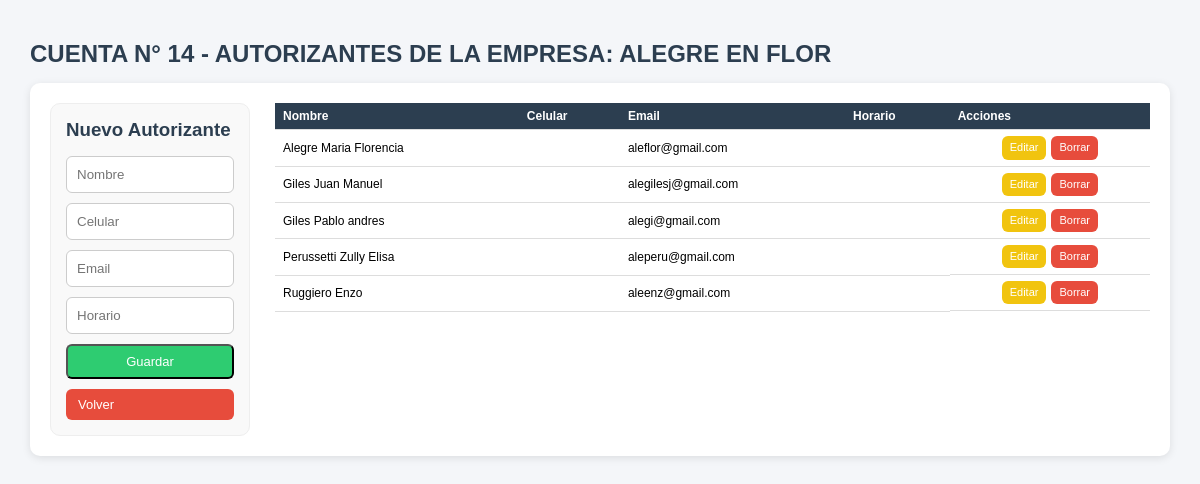
The page /php/00_administracion/cuentas_empresas/autorizantes_cc.php?id_empresa=3&id_cc=5 (signed in) on the database its author committed.
### tables this page shows
CREATE TABLE `cuenta_empresa` (
  `id` int(4) NOT NULL,
  `id_empresa` int(4) NOT NULL,
  `razon_social` varchar(50) NOT NULL,
  `dir` varchar(50) NOT NULL,
  `cuit` varchar(20) DEFAULT NULL,
  `inc_brutos` varchar(20) DEFAULT NULL,
  `contacto_1` varchar(50) DEFAULT NULL,
  `cel_1` int(10) DEFAULT NULL,
  `observaciones` int(4) NOT NULL
);

CREATE TABLE `autorizantes` (
  `id` int(11) NOT NULL,
  `id_empresa` int(11) NOT NULL,
  `id_centro_costo` int(11) NOT NULL,
  `nombre` varchar(100) NOT NULL,
  `celular` varchar(30) DEFAULT NULL,
  `email` varchar(50) NOT NULL,
  `horario` varchar(100) DEFAULT NULL,
  `estado` int(11) NOT NULL
);

### funciones/funciones.php (called while the page is built, shortened)
<?php
function conexion()
{
    $host = 'localhost';
    $db   = 'app_viajes';
    $user = 'root';
    $pass = 'belgrado';
    try {
        $dsn = "mysql:host=$host;dbname=$db;charset=utf8mb4";
        $conn = new PDO($dsn, $user, $pass, [
            PDO::ATTR_ERRMODE => PDO::ERRMODE_EXCEPTION,
            PDO::ATTR_DEFAULT_FETCH_MODE => PDO::FETCH_ASSOC,
            PDO::MYSQL_ATTR_INIT_COMMAND => "SET NAMES utf8mb4"
        ]);
        return $conn;
    } catch (PDOException $e) {
        echo "Error de conexión: " . $e->getMessage();
    }
}
?>
<?php
function obtenerEmpresaPorId($id)
{
    $pdo = conexion();
    $sql = "SELECT * FROM cuenta_empresa WHERE id = ?";
    $stmt = $pdo->prepare($sql);
    $stmt->execute([$id]);
    return $stmt->fetch(PDO::FETCH_ASSOC);
}
function obtenerAutorizantesPorCC($id_cc)
{
    $pdo = conexion();
    $sql = "SELECT * FROM autorizantes WHERE id_centro_costo=? ORDER BY nombre";
    $stmt = $pdo->prepare($sql);
    $stmt->execute([$id_cc]);
    return $stmt->fetchAll(PDO::FETCH_ASSOC);
}

### php/00_administracion/cuentas_empresas/autorizantes_cc.php (the view, shortened to what this page needs)
<?php
include_once "../../../funciones/funciones.php";
$id_empresa = (int)($_GET['id_empresa'] ?? 0);
$id_cc      = (int)($_GET['id_cc'] ?? 0);
$editar = null;
$empresa = obtenerEmpresaPorId($id_empresa);
$autorizantes = obtenerAutorizantesPorCC($id_cc);
?>
<!DOCTYPE html>
<html lang="es">
<head>
    <link rel="stylesheet" href="../../../css/estilos.css">
</head>
<body>
    <div class="container">
        <h2>
            CUENTA N° <?= $empresa['id_empresa'] ?> - AUTORIZANTES DE LA EMPRESA: <?= htmlspecialchars($empresa['razon_social']) ?>
        </h2>
        <div class="card operadores-layout">
            <div class="col-form">
                <h3>
                    <?= $editar ? 'Editar Autorizante' : 'Nuevo Autorizante' ?>
                </h3>
                <form method="POST">
                    <input
                        type="text"
                        name="nombre"
                        placeholder="Nombre"
                        required
                        value="<?= $editar['nombre'] ?? '' ?>">
                    <input
                        type="text"
                        name="celular"
                        placeholder="Celular"
                        value="<?= $editar['celular'] ?? '' ?>">
                    <input
                        type="text"
                        name="email"
                        placeholder="Email"
                        value="<?= $editar['email'] ?? '' ?>">
                    <input
                        type="text"
                        name="horario"
                        placeholder="Horario"
                        value="<?= $editar['horario'] ?? '' ?>">
                    <button
                        type="submit"
                        name="guardar"
                        class="btn btn-success">
                        Guardar
                    </button>
                    <a
                        href="centro_de_costos.php?id_empresa=<?= $id_empresa ?>"
                        class="btn btn-danger">
                        Volver
                    </a>
                </form>
            </div>
            <div class="col-tabla">
                <table class="table">
                    <thead>
                        <tr>
                            <th>Nombre</th>
                            <th>Celular</th>
                            <th>Email</th>
                            <th>Horario</th>
                            <th>Acciones</th>
                        </tr>
                    </thead>
                    <tbody>
                        <?php foreach ($autorizantes as $a): ?>
                            <tr>
                                <td>
                                    <?= htmlspecialchars($a['nombre']) ?>
                                </td>
                                <td>
                                </td>
                                <td>
                                    <?= htmlspecialchars($a['email']) ?>
                                </td>
                                <td>
                                </td>
                                <td>
                                    <a
                                        href="?id_empresa=<?= $id_empresa ?>&id_cc=<?= $id_cc ?>&editar=<?= $a['id'] ?>"
                                        class="btn btn-warning">
                                        Editar
                                    </a>
                                    <a
                                        href="?id_empresa=<?= $id_empresa ?>&id_cc=<?= $id_cc ?>&borrar=<?= $a['id'] ?>"
                                        class="btn btn-danger"
                                        onclick="return confirm('¿Eliminar autorizante?')">
                                        Borrar
                                    </a>
                                </td>
                            </tr>
                        <?php endforeach; ?>
                    </tbody>
                </table>
            </div>
        </div>
    </div>
</body>
</html>

### css/estilos.css (style rules this page uses)
:root { --primary: #3498db; --success: #2ecc71; --warning: #f1c40f; --danger: #e74c3c; --dark: #2c3e50; --gray: #7f8c8d; --bg: #f4f6f9; }
* { margin: 0; padding: 0; box-sizing: border-box; }
body { font-family: Arial, sans-serif; background: var(--bg); }
.container { width: 95%; max-width: 1200px; margin: 30px auto; }
h2, h3 { margin-bottom: 15px; color: var(--dark); }
.card { background: #fff; padding: 20px; border-radius: 10px; box-shadow: 0 2px 8px rgba(0,0,0,0.1); }
.btn { display: inline-block; padding: 8px 12px; border-radius: 6px; text-decoration: none; color: #fff; font-size: 13px; }
.btn-success { background: var(--success); }
.btn-warning { background: var(--warning); }
.btn-danger { background: var(--danger); }
form { display: flex; flex-direction: column; gap: 10px; }
input, select { padding: 10px; border-radius: 6px; border: 1px solid #ccc; }
.table { width: 100%; border-collapse: collapse; }
.table thead { background: var(--dark); color: white; }
.table th, .table td { padding: 10px; border-bottom: 1px solid #ddd; }
.operadores-layout { display: grid; grid-template-columns: 200px 1fr !important; gap: 25px; align-items: start; }
.col-form { background: #fafafa; padding: 15px; border-radius: 8px; border: 1px solid #eee; position: sticky; top: 20px; }
.col-tabla { overflow-x: auto; }
.container { max-width: 1200px; margin: 40px auto; }
.operadores-layout { display: grid; grid-template-columns: 320px 1fr; gap: 25px; align-items: start; }
.col-form { background: #f9f9f9; padding: 15px; border-radius: 10px; }
.col-tabla { width: 100%; }
.table th, .table td { padding: 10px; text-align: left; }
.table td:last-child { display: flex; gap: 5px; justify-content: center; align-items: center; }
.table { font-size: 12px; }
.table th, .table td { padding: 6px 8px; line-height: 1.2; }
.table .btn { font-size: 11px; padding: 5px 8px; }

### rows shown on the page
cuenta_empresa: id_empresa "14", razon_social "ALEGRE EN FLOR"
autorizantes: nombre "Alegre Maria Florencia", email "aleflor@gmail.com"
autorizantes: nombre "Giles Juan Manuel", email "alegilesj@gmail.com"
autorizantes: nombre "Giles Pablo andres", email "alegi@gmail.com"
autorizantes: nombre "Perussetti Zully Elisa", email "aleperu@gmail.com"
autorizantes: nombre "Ruggiero Enzo", email "aleenz@gmail.com"
